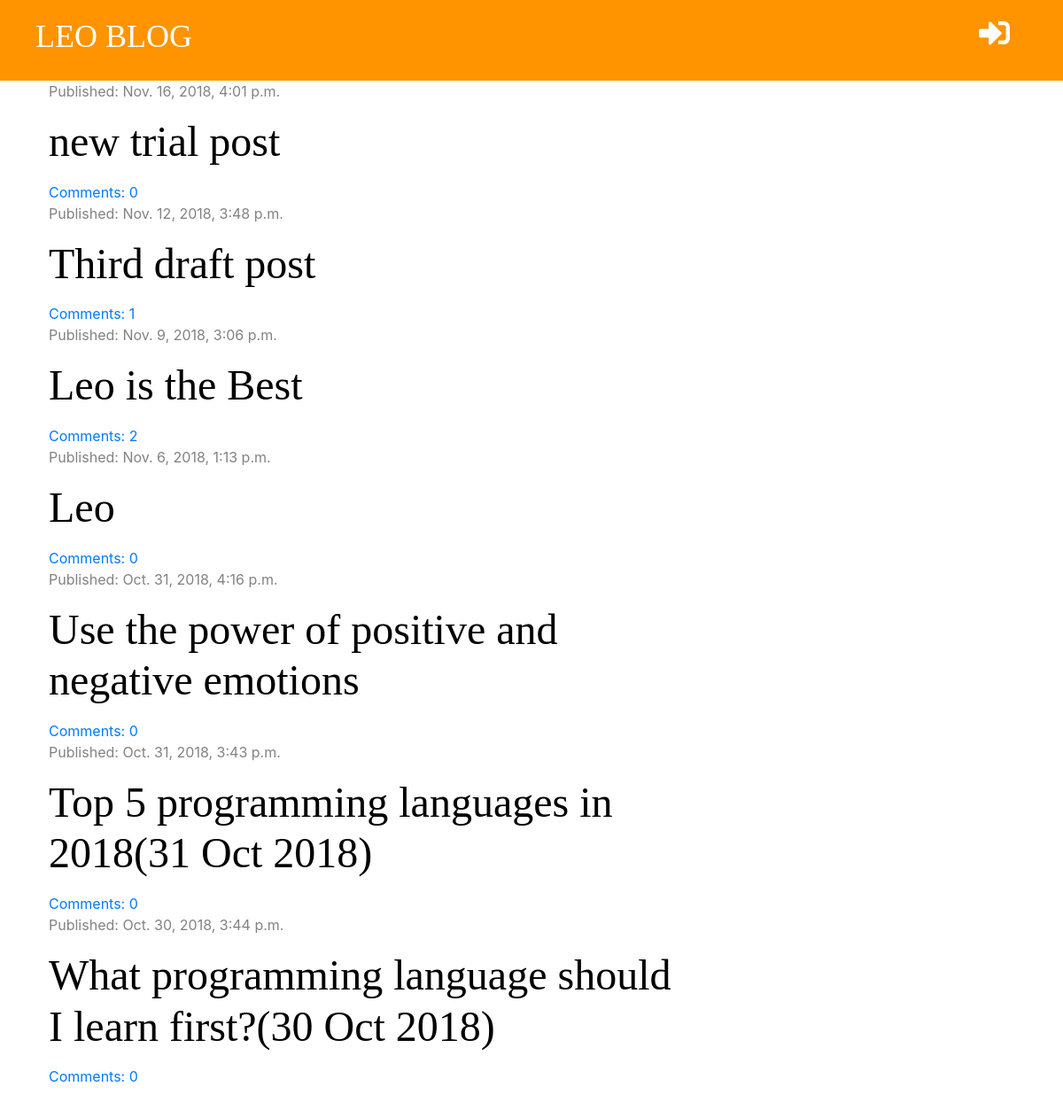
/, run on an earlier commit of the app's database.
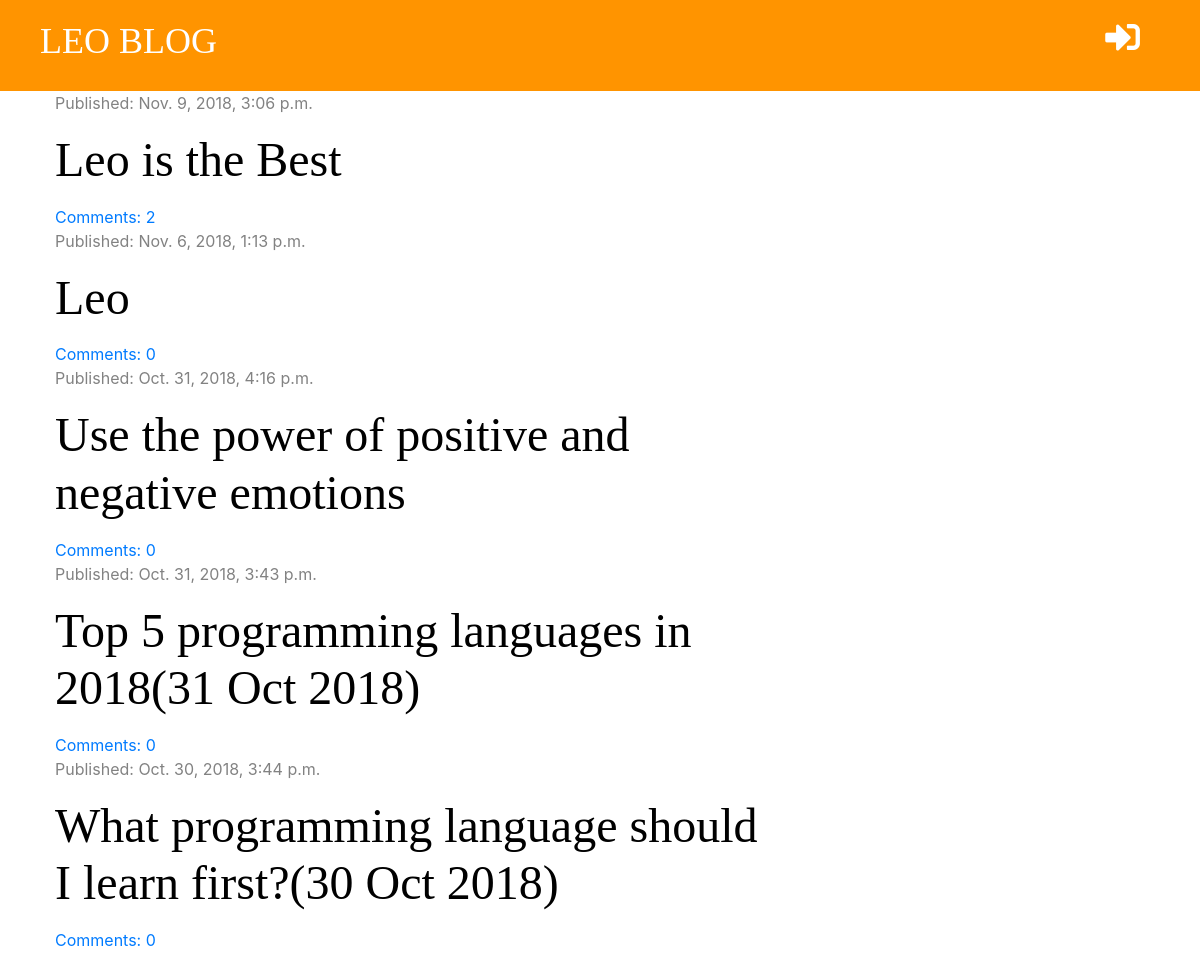
And on a later commit of the database.
### blog/models.py (models this page shows, shortened)
class Post(models.Model):
    author = models.ForeignKey('auth.User', on_delete=models.CASCADE)
    title = models.CharField(max_length=200)
    text = models.TextField()
    created_date = models.DateTimeField(default=timezone.now)
    published_date = models.DateTimeField(blank=True, null=True)
    def approved_comments(self):
        return self.comments.filter(approved=True)

### blog/views.py (the view)
# urls.py: path('', views.post_list, name='post_list'),
def post_list(request):
    posts = Post.objects.filter(published_date__lte=timezone.now()).order_by('-published_date')
    stuff_for_frontend = {'posts': posts}
    return render(request, 'blog/post_list.html', stuff_for_frontend)

### blog/templatetags/markdownify.py (called while the page is built)
@register.filter
def markdown(value):
    renderer = HighlightRenderer()
    markdown = mistune.Markdown(renderer=renderer)
    return markdown(value)

### blog/templates/blog/post_list.html (shortened to what this page needs)
{% extends 'blog/base.html' %}
{% load markdownify %}
{% block content %}
    {% for post in posts %}
        <div class="post">
            <div class="date">
                <p>Published: {{ post.published_date }}</p>
            <div/>
            <h1><a href="{% url 'post_detail' pk=post.pk %}">{{ post.title }}</a></h1>
            <a href="{% url 'post_detail' pk=post.pk %}">Comments: {{ post.approved_comments.count }}</a>
        </div>
    {% endfor %}
{% endblock %}

### blog/templates/blog/base.html (shortened to what this page needs)
{% load staticfiles %}
<!DOCTYPE html>
<html lang="en">
<head>
    <link rel="stylesheet" href="https://maxcdn.bootstrapcdn.com/bootstrap/4.0.0/css/bootstrap.min.css">
    <link rel="stylesheet" href="https://use.fontawesome.com/releases/v5.5.0/css/all.css">
    <link rel="stylesheet" href="{% static 'css/blog.css' %}">
    <link rel="stylesheet" href="{% static 'css/zenburn.css' %}">
</head>
<body>
<div class="page-header">
    {% if user.is_authenticated %}
        <a href="{% url 'post_draft_list' %}" class="top-menu"><i class="fab fa-firstdraft fa-2x" style=" color: #ffffff; float: right; font-size: 26pt; margin-right: 20px;"></i></a>
        <a href="{% url 'post_new' %}" class="top-menu"><i class="fas fa-plus fa-2x" style=" color: #ffffff; float: right; font-size: 26pt; margin-right: 20px;"></i></a>
        <p class="top-menu">Hello, {{ user.username }}<small>(<a href="{% url 'logout' %}">Log out</a>)</small></p>
    {% else %}
        <a href="{% url 'login' %}" class="top-menu"><i class="fas fa-sign-in-alt" style="color: #ffffff; float: right; font-size: 26pt; margin-right: 20px;"></i></a>
    {% endif %}
    <h1><a href="{% url "post_list" %}">LEO BLOG</a></h1>
</div>
<div class="content container">
    <div class="row">
        <div class="col-md-8">
            {% block content %}
            {% endblock %}
        </div>
    </div>
</div>
</body>
</html>

### blog/static/css/blog.css (style rules this page uses)
.page-header { background-color: #ff9400; margin-top: 0; padding: 20px 20px 20px 40px; }
.page-header h1, .page-header h1 a { color: #ffffff; font-size: 36px; text-decoration: none; }
.content { margin-left: 40px; }
h1, h2, h3, h4 { font-family: 'tangerine', 'Inconsolata', 'Droid Sans', serif; font-size: 48px; }
.date { color: #828282; }
.post { margin-bottom: 70px; }
.post h1 a { color: #000000; }
.top-menu { color: #ffffff; float: right; font-size: 26pt; margin-right: 20px; }

What changed in the data, as far as the page shows it:
removed Post: published_date "Nov. 16, 2018, 4:01 p.m.", title "new trial post", approved_comments.count "0"
removed Post: published_date "Nov. 12, 2018, 3:48 p.m.", title "Third draft post", approved_comments.count "1"
